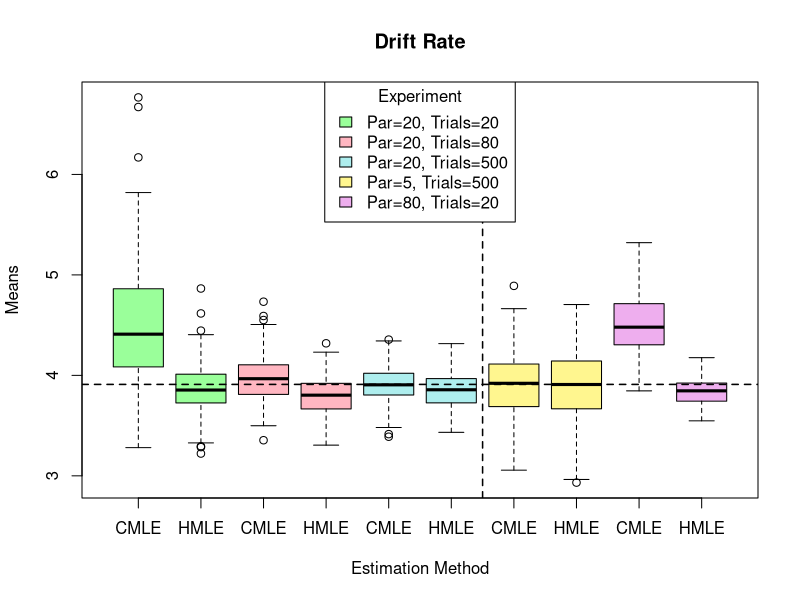
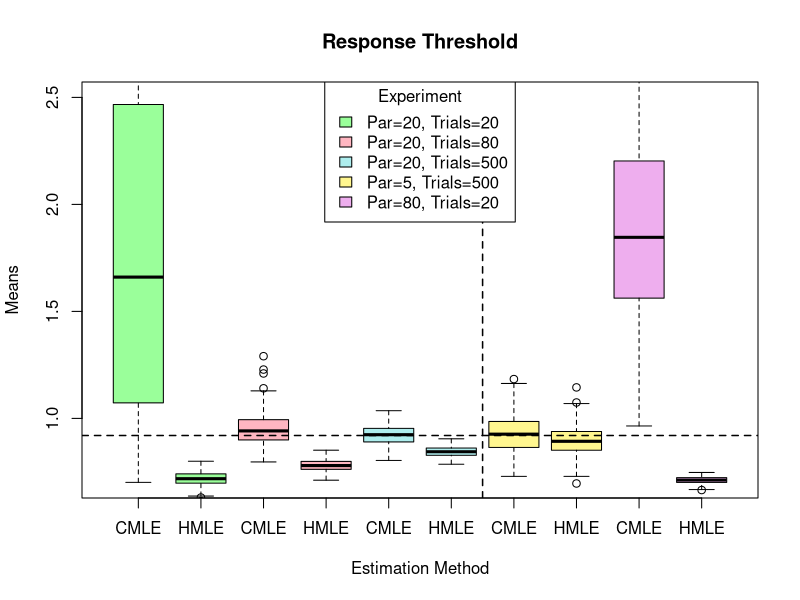
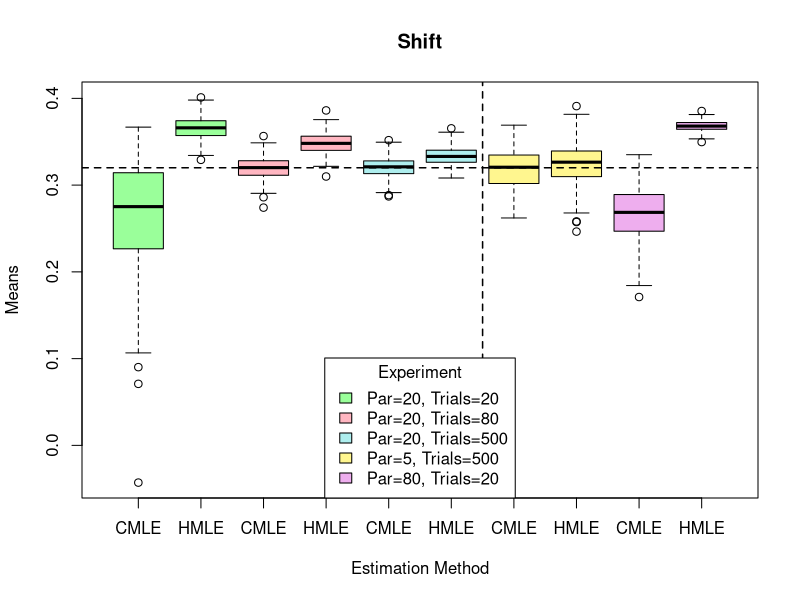

Recreate these plots in R, in order.
#Pull in Data for Gamma
GammaMeans = read.csv("GammaMeans.csv")

#Create Boxplots for Gamma Means 
boxplot(GammaMeans,
        main = "Drift Rate",
        col = (c("palegreen1","palegreen1","lightpink","lightpink","paleturquoise2","paleturquoise2","khaki1","khaki1","plum2","plum2")),
        stapelwex = 0.2,
        names = c("CMLE", "HMLE","CMLE", "HMLE","CMLE","HMLE","CMLE","HMLE","CMLE","HMLE"),
        xlab= "Estimation Method",
        ylab= "Means")
abline(v=6.5, lty=2, lwd=1.5)
legend("top", title= "Experiment", legend=c("Par=20, Trials=20","Par=20, Trials=80","Par=20, Trials=500","Par=5, Trials=500","Par=80, Trials=20"), 
       fill=c("palegreen1","lightpink","paleturquoise2","khaki1","plum2"))
abline(h=3.91, lty=2, lwd=1.5)



#Pull in Data for Alpha
AlphaMeans = read.csv("AlphaMeans.csv")

#Create Boxplots for Alpha Means 
boxplot(AlphaMeans,
        main = "Response Threshold",
        col = (c("palegreen1","palegreen1","lightpink","lightpink","paleturquoise2","paleturquoise2","khaki1","khaki1","plum2","plum2")),
        stapelwex = 0.2,
        names = c("CMLE", "HMLE","CMLE", "HMLE","CMLE","HMLE","CMLE","HMLE","CMLE","HMLE"),
        xlab= "Estimation Method",
        ylab= "Means",
        ylim= c(0.7,2.5))
abline(v=6.5, lty=2, lwd=1.5)
legend("top", title= "Experiment", legend=c("Par=20, Trials=20","Par=20, Trials=80","Par=20, Trials=500","Par=5, Trials=500","Par=80, Trials=20"), 
       fill=c("palegreen1","lightpink","paleturquoise2","khaki1","plum2"))
abline(h=0.92, lty=2, lwd=1.5)


#Pull in Data for Theta
ThetaMeans = read.csv("ThetaMeans.csv")

#Create Boxplots for Theta Means 
boxplot(ThetaMeans,
        main = "Shift",
        col = (c("palegreen1","palegreen1","lightpink","lightpink","paleturquoise2","paleturquoise2","khaki1","khaki1","plum2","plum2")),
        stapelwex = 0.2,
        names = c("CMLE", "HMLE","CMLE", "HMLE","CMLE","HMLE","CMLE","HMLE","CMLE","HMLE"),
        xlab= "Estimation Method",
        ylab= "Means")
abline(v=6.5, lty=2, lwd=1.5)
legend("bottom", title= "Experiment", legend=c("Par=20, Trials=20","Par=20, Trials=80","Par=20, Trials=500","Par=5, Trials=500","Par=80, Trials=20"), 
       fill=c("palegreen1","lightpink","paleturquoise2","khaki1","plum2"))
abline(h=0.32, lty=2, lwd=1.5)

